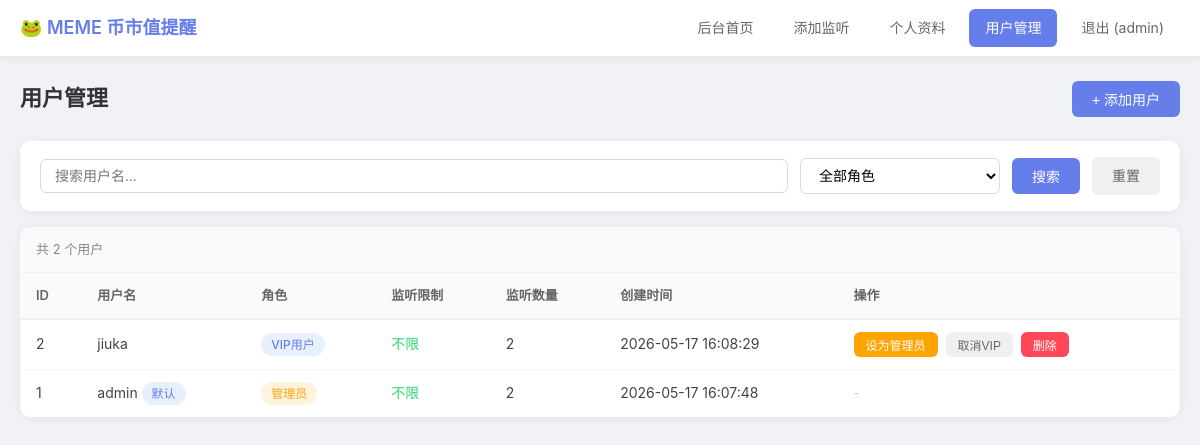
/users.php (signed in), run on the app's committed database.
### tables this page shows
CREATE TABLE `users`  (
  `id` int(11) NOT NULL AUTO_INCREMENT,
  `username` varchar(50) NOT NULL,
  `password` varchar(255) NOT NULL,
  `role` enum('admin','vip','user') NOT NULL DEFAULT 'user' COMMENT '角色: admin=管理员, vip=VIP用户, user=普通用户',
  `bark_key` varchar(255) NULL DEFAULT '' COMMENT '预设的 Bark Key',
  `tg_chat_id` varchar(255) NULL DEFAULT '' COMMENT '预设的 Telegram Chat ID',
  `created_at` timestamp NOT NULL DEFAULT CURRENT_TIMESTAMP,
  PRIMARY KEY (`id`) USING BTREE,
  UNIQUE INDEX `username`(`username`) USING BTREE
);

### includes/auth.php (called while the page is built, shortened)
<?php
function getRoleName($role = null) {
    $names = [
        'admin' => '管理员',
        'vip' => 'VIP用户',
        'user' => '普通用户',
    ];
    return $names[$role] ?? '未知';
}
function getRoleBadgeClass($role = null) {
    $classes = [
        'admin' => 'badge-warning',
        'vip' => 'badge-info',
        'user' => 'badge-secondary',
    ];
    return $classes[$role] ?? 'badge-secondary';
}
        ?>

### includes/functions.php (called while the page is built, shortened)
<?php
function getUserWatchCount($userId = null) {
    $db = getDB();
    $stmt = $db->prepare("SELECT COUNT(*) FROM watchlist WHERE user_id = ?");
    $stmt->execute([$userId]);
    return $stmt->fetchColumn();
}

### users.php (the view, shortened to what this page needs)
<?php
require_once __DIR__ . '/includes/auth.php';
require_once __DIR__ . '/includes/functions.php';
$db = getDB();
$search = isset($_GET['search']) ? trim($_GET['search']) : '';
$where = [];
$params = [];
$whereClause = $where ? "WHERE " . implode(" AND ", $where) : "";
$page = isset($_GET['page']) ? max(1, intval($_GET['page'])) : 1;
$perPage = 20;
$offset = ($page - 1) * $perPage;
$countStmt = $db->prepare("SELECT COUNT(*) FROM users {$whereClause}");
$countStmt->execute($params);
$totalCount = $countStmt->fetchColumn();
$sql = "SELECT id, username, role, created_at FROM users {$whereClause} ORDER BY created_at DESC LIMIT ? OFFSET ?";
$params[] = $perPage;
$params[] = $offset;
$stmt = $db->prepare($sql);
$stmt->execute($params);
$users = $stmt->fetchAll();
?>
<!DOCTYPE html>
<html lang="zh-CN">
<head>
    <link rel="stylesheet" href="assets/style.css">
</head>
<body>
    <nav class="navbar">
        <div class="nav-container">
            <a href="dashboard.php" class="nav-brand">🐸 MEME 币市值提醒</a>
            <div class="nav-menu">
                <a href="dashboard.php" class="nav-link">后台首页</a>
                <a href="add_watch.php" class="nav-link">添加监听</a>
                <a href="profile.php" class="nav-link">个人资料</a>
                <a href="users.php" class="nav-link active">用户管理</a>
                <a href="logout.php" class="nav-link">退出 (<?php echo htmlspecialchars($_SESSION['username']); ?>)</a>
            </div>
        </div>
    </nav>
    <div class="container">
        <div class="page-header">
            <h2>用户管理</h2>
            <button class="btn btn-primary" onclick="toggleAddForm()">+ 添加用户</button>
        </div>
        <div class="filter-bar">
            <form method="GET" action="" class="filter-form">
                <div class="filter-group">
                    <input type="text" name="search" placeholder="搜索用户名..."
                           value="<?php echo htmlspecialchars($search); ?>" class="filter-input">
                </div>
                <div class="filter-group" style="flex:0 0 150px;">
                    <select name="role" class="filter-select">
                        <option value="">全部角色</option>
                    </select>
                </div>
                <button type="submit" class="btn btn-primary">搜索</button>
                <a href="users.php" class="btn btn-secondary">重置</a>
            </form>
        </div>
        <div class="table-container">
            <div class="table-toolbar">
                <span class="table-info">共 <?php echo $totalCount; ?> 个用户</span>
            </div>
            <table class="table">
                <thead>
                    <tr>
                        <th>ID</th>
                        <th>用户名</th>
                        <th>角色</th>
                        <th>监听限制</th>
                        <th>监听数量</th>
                        <th>创建时间</th>
                        <th>操作</th>
                    </tr>
                </thead>
                <tbody>
                    <?php if (empty($users)): ?>
                        <tr>
                            <td colspan="7" class="text-center">没有找到匹配的用户</td>
                        </tr>
                    <?php else: ?>
                        <?php foreach ($users as $user): ?>
                            <tr>
                                <td><?php echo $user['id']; ?></td>
                                <td>
                                    <?php echo htmlspecialchars($user['username']); ?>
                                    <?php if ($user['username'] === 'admin'): ?>
                                        <span class="badge badge-info">默认</span>
                                    <?php endif; ?>
                                </td>
                                <td>
                                    <span class="badge <?php echo getRoleBadgeClass($user['role']); ?>">
                                        <?php echo getRoleName($user['role']); ?>
                                    </span>
                                </td>
                                <td>
                                    <?php if ($user['role'] === 'admin' || $user['role'] === 'vip'): ?>
                                        <span style="color:#2ed573;">不限</span>
                                    <?php else: ?>
                                        <span style="color:#ffa502;">最多 3 个</span>
                                    <?php endif; ?>
                                </td>
                                <td>
                                    <?php
                                    $watchCount = getUserWatchCount($user['id']);
                                    echo $watchCount;
                                    ?>
                                </td>
                                <td><?php echo $user['created_at']; ?></td>
                                <td class="action-cell">
                                    <?php if ($user['username'] !== 'admin'): ?>
                                        <?php if ($user['role'] === 'user'): ?>
                                            <form method="POST" style="display:inline;">
                                                <input type="hidden" name="user_id" value="<?php echo $user['id']; ?>">
                                                <input type="hidden" name="action" value="set_vip">
                                                <button type="submit" class="btn btn-sm btn-info"
                                                        onclick="return confirm('确定要将 <?php echo htmlspecialchars($user['username']); ?> 升级为 VIP 吗？')">
                                                    设为VIP
                                                </button>
                                            </form>
                                            <form method="POST" style="display:inline;">
                                                <input type="hidden" name="user_id" value="<?php echo $user['id']; ?>">
                                                <input type="hidden" name="action" value="set_admin">
                                                <button type="submit" class="btn btn-sm btn-warning"
                                                        onclick="return confirm('确定要将 <?php echo htmlspecialchars($user['username']); ?> 提升为管理员吗？')">
                                                    设为管理员
                                                </button>
                                            </form>
                                        <?php elseif ($user['role'] === 'vip'): ?>
                                            <form method="POST" style="display:inline;">
                                                <button type="submit" class="btn btn-sm btn-warning"
                                                        onclick="return confirm('确定要将 <?php echo htmlspecialchars($user['username']); ?> 提升为管理员吗？')">
                                                    设为管理员
                                                </button>
                                            </form>
                                            <form method="POST" style="display:inline;">
                                                <button type="submit" class="btn btn-sm btn-secondary"
                                                        onclick="return confirm('确定要将 <?php echo htmlspecialchars($user['username']); ?> 降级为普通用户吗？')">
                                                    取消VIP
                                                </button>
                                            </form>
                                        <?php endif; ?>
                                        <form method="POST" style="display:inline;">
                                            <button type="submit" class="btn btn-sm btn-danger"
                                                    onclick="return confirm('确定要删除用户 <?php echo htmlspecialchars($user['username']); ?> 吗？')">
                                                删除
                                            </button>
                                        </form>
                                    <?php else: ?>
                                        <span class="text-muted">-</span>
                                    <?php endif; ?>
                                </td>
                            </tr>
                        <?php endforeach; ?>
                    <?php endif; ?>
                </tbody>
            </table>
        </div>
    </div>
</body>
</html>

### assets/style.css (style rules this page uses)
* { margin: 0; padding: 0; box-sizing: border-box; }
body { font-family: -apple-system, BlinkMacSystemFont, 'Segoe UI', Roboto, 'Helvetica Neue', Arial, sans-serif; background: #f0f2f5; color: #333; line-height: 1.6; }
a { text-decoration: none; color: inherit; }
.navbar { background: #fff; border-bottom: 1px solid #e8e8e8; box-shadow: 0 2px 8px rgba(0, 0, 0, 0.06); position: sticky; top: 0; z-index: 100; }
.nav-container { max-width: 1200px; margin: 0 auto; padding: 0 20px; display: flex; align-items: center; justify-content: space-between; height: 56px; }
.nav-brand { font-size: 18px; font-weight: 600; color: #667eea; }
.nav-menu { display: flex; gap: 8px; }
.nav-link { padding: 8px 16px; border-radius: 6px; color: #666; font-size: 14px; transition: all 0.2s; }
.nav-link.active { background: #667eea; color: #fff; }
.container { max-width: 1200px; margin: 0 auto; padding: 24px 20px; }
.page-header { display: flex; align-items: center; justify-content: space-between; margin-bottom: 24px; }
.page-header h2 { font-size: 22px; font-weight: 600; color: #333; }
.btn { display: inline-flex; align-items: center; justify-content: center; padding: 8px 20px; border: none; border-radius: 6px; font-size: 14px; font-weight: 500; cursor: pointer; transition: all 0.2s; text-decoration: none; gap: 6px; }
.btn-primary { background: #667eea; color: #fff; }
.btn-secondary { background: #f0f0f0; color: #666; }
.btn-danger { background: #ff4757; color: #fff; }
.btn-warning { background: #ffa502; color: #fff; }
.btn-sm { padding: 4px 12px; font-size: 12px; }
.table-container { background: #fff; border-radius: 10px; overflow: hidden; box-shadow: 0 2px 12px rgba(0, 0, 0, 0.06); }
.table { width: 100%; border-collapse: collapse; }
.table th { background: #fafafa; padding: 12px 16px; text-align: left; font-size: 13px; font-weight: 600; color: #666; border-bottom: 2px solid #f0f0f0; white-space: nowrap; }
.table td { padding: 12px 16px; font-size: 14px; border-bottom: 1px solid #f5f5f5; color: #444; }
.table tbody tr:last-child td { border-bottom: none; }
.action-cell { white-space: nowrap; }
.action-cell .btn { margin-right: 4px; }
.badge { display: inline-block; padding: 2px 10px; border-radius: 12px; font-size: 12px; font-weight: 500; }
.badge-info { background: #e8f0fe; color: #667eea; }
.badge-warning { background: #fff3e0; color: #ffa502; }
.text-muted { color: #ccc; font-size: 13px; }
.filter-bar { background: #fff; border-radius: 10px; padding: 16px 20px; margin-bottom: 16px; box-shadow: 0 2px 12px rgba(0, 0, 0, 0.06); }
.filter-form { display: flex; gap: 12px; align-items: center; flex-wrap: wrap; }
.filter-group { flex: 1; min-width: 200px; }
.filter-input, .filter-select { width: 100%; padding: 8px 14px; border: 1px solid #d9d9d9; border-radius: 6px; font-size: 14px; outline: none; transition: border-color 0.2s; background: #fff; }
.table-toolbar { display: flex; align-items: center; justify-content: space-between; padding: 12px 16px; background: #fafafa; border-bottom: 1px solid #f0f0f0; }
.table-info { font-size: 13px; color: #888; }

### data on the page
users: id "2", username "jiuka", role "VIP用户", shows "不限", created_at "2026-05-17 16:08:29"
users: id "1", username "admin", shows "默认", role "管理员", shows "不限", watchCount "2", created_at "2026-05-17 16:07:48"

### other printed values
$_SESSION['username'] "admin"
$totalCount "2"
